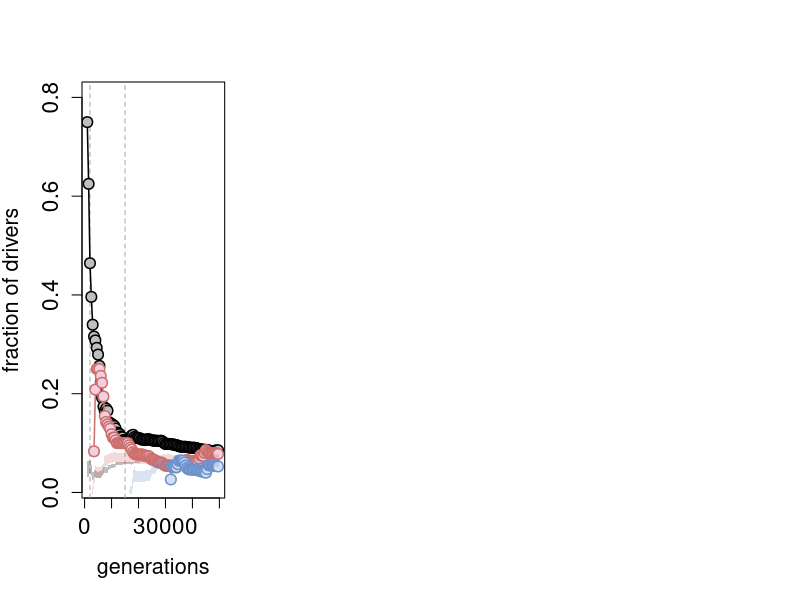

Write the R code that produced this figure.
# ..  This script plots the the predictive capacity of DFEs as a function of time in the LTEE, both for actual and simulated data. It also plots prevalence of loss-of-function mutations (if last bit is uncommented)

# .. load useful library (to use function std.error)
library(plotrix)

# .. define a simple smoothing function
mav <- function(x,n){filter(x,rep(1/n,n), method = c("convolution"), sides=2)}

# .. define custom colors
col2K<-'#cd6e6c'
col15K<-'#6c91cd'

# .. define generations at which the meta-genomic data was sampled (in case needed)
gens<-c(seq(1000,50000,500))

# .. load representativity results with real data
Rf<-read.table(file = 'Rrep.dat', sep = "\t", header = TRUE)
Tf<-read.table(file = 'Trep.dat', sep = "\t", header = TRUE)
Ff<-read.table(file = 'Frep.dat', sep = "\t", header = TRUE)

# .. load representativity results with simulated data (for neutral expectation)
Rsims<-read.table(file = 'Rrep_sims.dat', sep = "\t", header = TRUE)
Tsims<-read.table(file = 'Trep_sims.dat', sep = "\t", header = TRUE)
Fsims<-read.table(file = 'Frep_sims.dat', sep = "\t", header = TRUE)

# .. initialize graphical output
png(file="repre.png", width = (15.63*0.9)*(2/2.32), height = (8.54)/2.22, units = 'in', res = 300)
par(mfrow=c(1,3), family="sans", cex=1) #, mgp=c(1.5,0.5,0))

# .. create an empty plot with desired details and parameters
plot(gens, Rf[1:99,], xlim=c(1000,50000), ylim=c(0.02,0.8), type='o', col='white', cex.axis=1.35, cex.lab=1.3, xlab='generations', ylab='fraction of drivers')#, log='y')#,log='y')#, log='y')#, log='xy')

# .. add reference lines for 2K and 15K
abline(v=c(2000,15000), lty=2, col='darkgrey')

# .. smooth and plot ancestor data
Rf[2:99,]<-mav(Rf[2:99,],2)
lines(gens,Rf[1:99,1],type='l',lwd=1.5, col='black')
lines(gens,Rf[1:99,1],type='p',lwd=1.5, cex = 1.4, pch=21, bg='#BFBFBF',col='black')

# .. create and add neutral expectation with 90% confidence intervals 
Ravg<-apply(Rsims, 1, mean)
Rsd<-apply(Rsims, 1, std.error)
polygon(x = c(gens,rev(gens)), y = c(Ravg[1:99]+Rsd[1:99]*1.64, rev(Ravg[1:99]-Rsd[1:99]*1.64)), col= adjustcolor("black", alpha.f = 0.25), border=NA)

# .. smooth and plot 2K data
Tf[2:99,]<-mav(Tf[2:99,],2)
Tf[Tf==0]<-NA
lines(gens,Tf[1:99,1],type='l',lwd=1.5, col=col2K)
lines(gens,Tf[1:99,1],type='p',lwd=1.5, cex = 1.4, pch=21, bg='#f1d1e1',col=col2K)

# .. create and add neutral expectation with 90% confidence intervals 
Tavg<-apply(Tsims, 1, mean)
Tsd<-apply(Tsims, 1, std.error)
yvalues<-c(Tavg[1:99]+Tsd[1:99]*1.64, rev(Tavg[1:99]-Tsd[1:99]*1.64))
yvalues[is.na(yvalues)]<-0
polygon(x = c(gens,rev(gens)), y = yvalues, col= adjustcolor(col2K, alpha.f = 0.25), border=NA)

# .. smooth and plot 15K data
Ff[2:99,]<-mav(Ff[2:99,],2)
Ff[Ff==0]<-NA
lines(gens,Ff[1:99,1],type='l',lwd=1.5, col=col15K)
lines(gens,Ff[1:99,1],type='p',lwd=1.5, cex = 1.4, pch=21, bg='#d1e1f1',col=col15K)

# .. create and add neutral expectation with 90% confidence intervals 
Favg<-apply(Fsims, 1, mean)
Fsd<-apply(Fsims, 1, std.error)
yvalues<-c(Favg[1:99]+Fsd[1:99]*1.64, rev(Favg[1:99]-Fsd[1:99]*1.64))
yvalues[is.na(yvalues)]<-0
polygon(x = c(gens,rev(gens)), y = yvalues, col= adjustcolor(col15K, alpha.f = 0.25), border=NA)

# .. close graphical output
dev.off()

# uncomment all below to plot prevalence of loss-of-function mutations
#LOF<-read.table(file = 'LOF.dat', sep = "\t", header = TRUE)
#png(file="LOF.png",  width=1250/2.2, height=810/1.5, res=80)
#par(family="sans", cex=2, lwd=1.5)
#plot(gens, LOF[1:99,], xlim=c(1000,50000), ylim=c(0.02,0.8), type='o', col='white', cex.axis=1, cex.lab=1.3, xlab='generations', ylab='fraction of drivers')#, log='y')#,log='y')#, log='y')#, log='xy')
#lines(gens,mav(LOF[1:99,],2),type='l',lwd=1.3, col='black')
#lines(gens,mav(LOF[1:99,],2),type='p',lwd=1.3, cex = 1.4, pch=21, bg='#BFBFBF',col='black')
#lines(gens,c(Rf[1], mav(Rf[2:99],2)),type='l',lwd=1.5, col='#737373', lty=3)
#legend("topright", legend=c("LOF", 'average'),  col=c('#737373', '#737373'), lty = c(1,3), lwd= c(8,3), cex=0.75, box.lty=0)
#dev.off()
